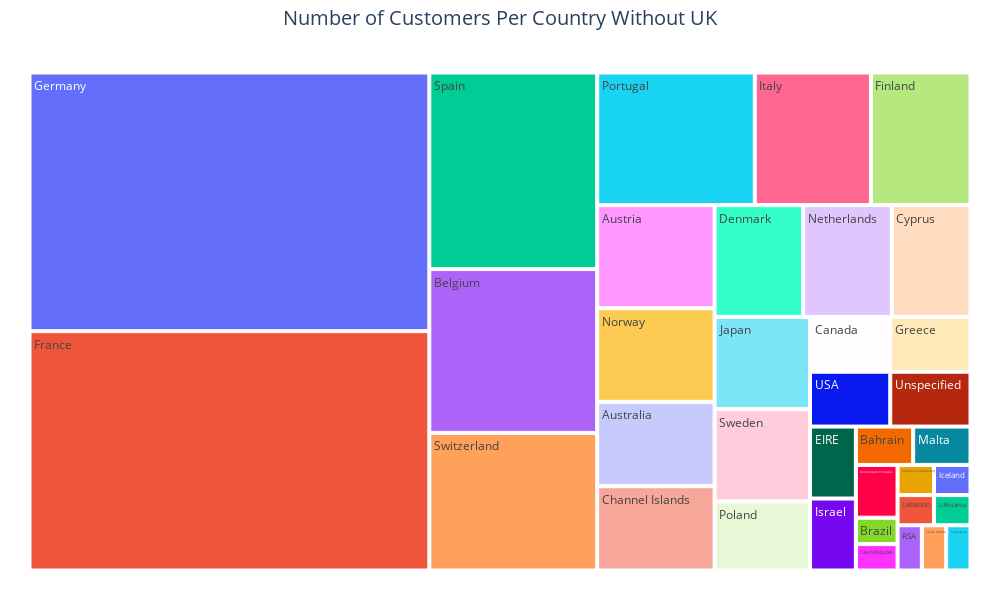

Source (notebook cell):
### Code cell
# PLOTLY TREEMAP
fig = px.treemap(df.groupby('Country')[["CustomerID"]].nunique().sort_values(by="CustomerID", ascending=False).iloc[1:],
                 path=[df.groupby('Country')[["CustomerID"]].nunique().sort_values(
                     by="CustomerID", ascending=False).iloc[1:].index],
                 values='CustomerID',
                 width=1000,
                 height=600)
fig.update_layout(title_text='Number of Customers Per Country Without UK',
                  title_x=0.5, title_font=dict(size=20)
                  )
fig.update_layout(margin=dict(t=50, l=25, r=25, b=25))
fig.show()

### Figure 1 — Plotly figure (JSON) as saved in the notebook; plotly's stock layout.template omitted (floating-point values rounded to 4 significant figures)
{"data": [{"branchvalues": "total", "domain": {"x": [0, 1], "y": [0, 1]}, "hovertemplate": "labels=%{label}<br>CustomerID=%{value}<br>parent=%{parent}<br>id=%{id}<extra></extra>", "ids": ["Australia", "Austria", "Bahrain", "Belgium", "Brazil", "Canada", "Channel Islands", "Cyprus", "Czech Republic", "Denmark", "EIRE", "European Community", "Finland", "France", "Germany", "Greece", "Iceland", "Israel", "Italy", "Japan", "Lebanon", "Lithuania", "Malta", "Netherlands", "Norway", "Poland", "Portugal", "RSA", "Saudi Arabia", "Singapore", "Spain", "Sweden", "Switzerland", "USA", "United Arab Emirates", "Unspecified"], "labels": ["Australia", "Austria", "Bahrain", "Belgium", "Brazil", "Canada", "Channel Islands", "Cyprus", "Czech Republic", "Denmark", "EIRE", "European Community", "Finland", "France", "Germany", "Greece", "Iceland", "Israel", "Italy", "Japan", "Lebanon", "Lithuania", "Malta", "Netherlands", "Norway", "Poland", "Portugal", "RSA", "Saudi Arabia", "Singapore", "Spain", "Sweden", "Switzerland", "USA", "United Arab Emirates", "Unspecified"], "name": "", "parents": ["", "", "", "", "", "", "", "", "", "", "", "", "", "", "", "", "", "", "", "", "", "", "", "", "", "", "", "", "", "", "", "", "", "", "", ""], "type": "treemap", "values": [9, 11, 2, 25, 1, 4, 9, 8, 1, 9, 3, 1, 12, 87, 94, 4, 1, 3, 14, 8, 1, 1, 2, 9, 10, 6, 19, 1, 1, 1, 30, 8, 21, 4, 2, 4]}], "layout": {"height": 600, "legend": {"tracegroupgap": 0}, "margin": {"b": 25, "l": 25, "r": 25, "t": 50}, "title": {"font": {"size": 20}, "text": "Number of Customers Per Country Without UK", "x": 0.5}, "width": 1000}}
